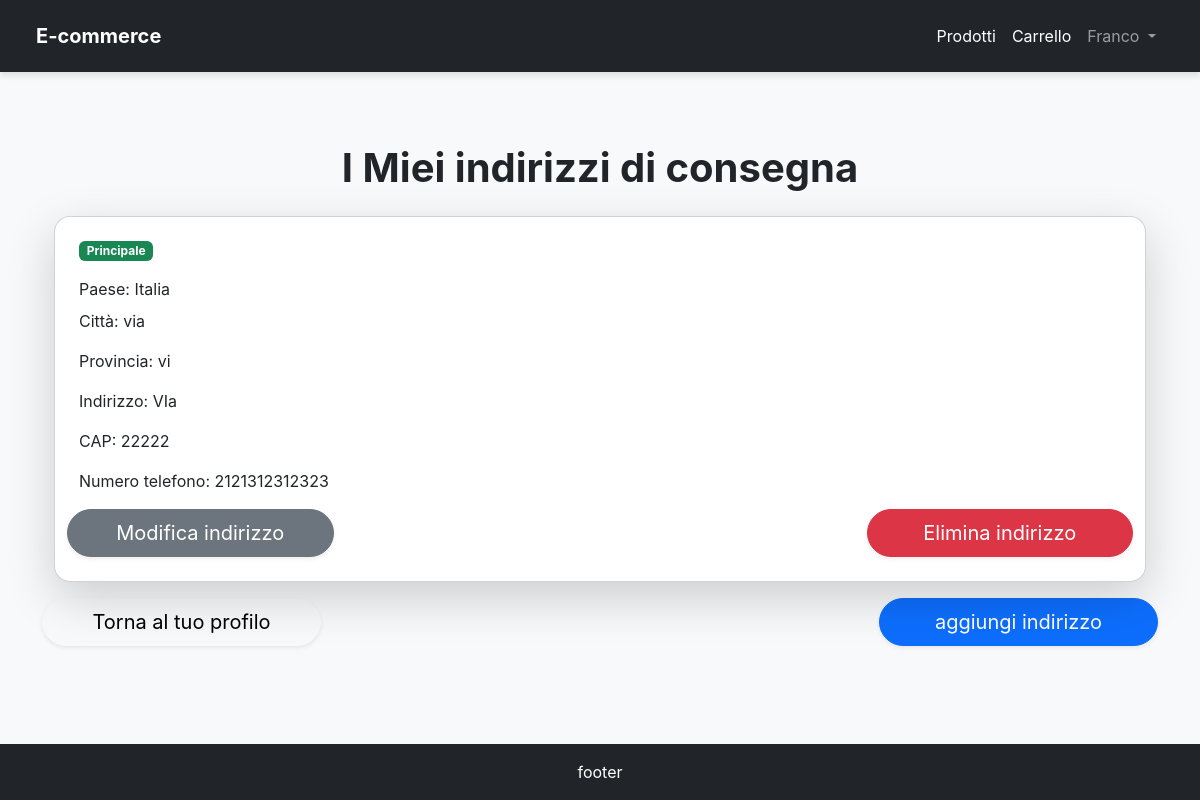
Page /addresses/ (signed in) on the earlier database version.
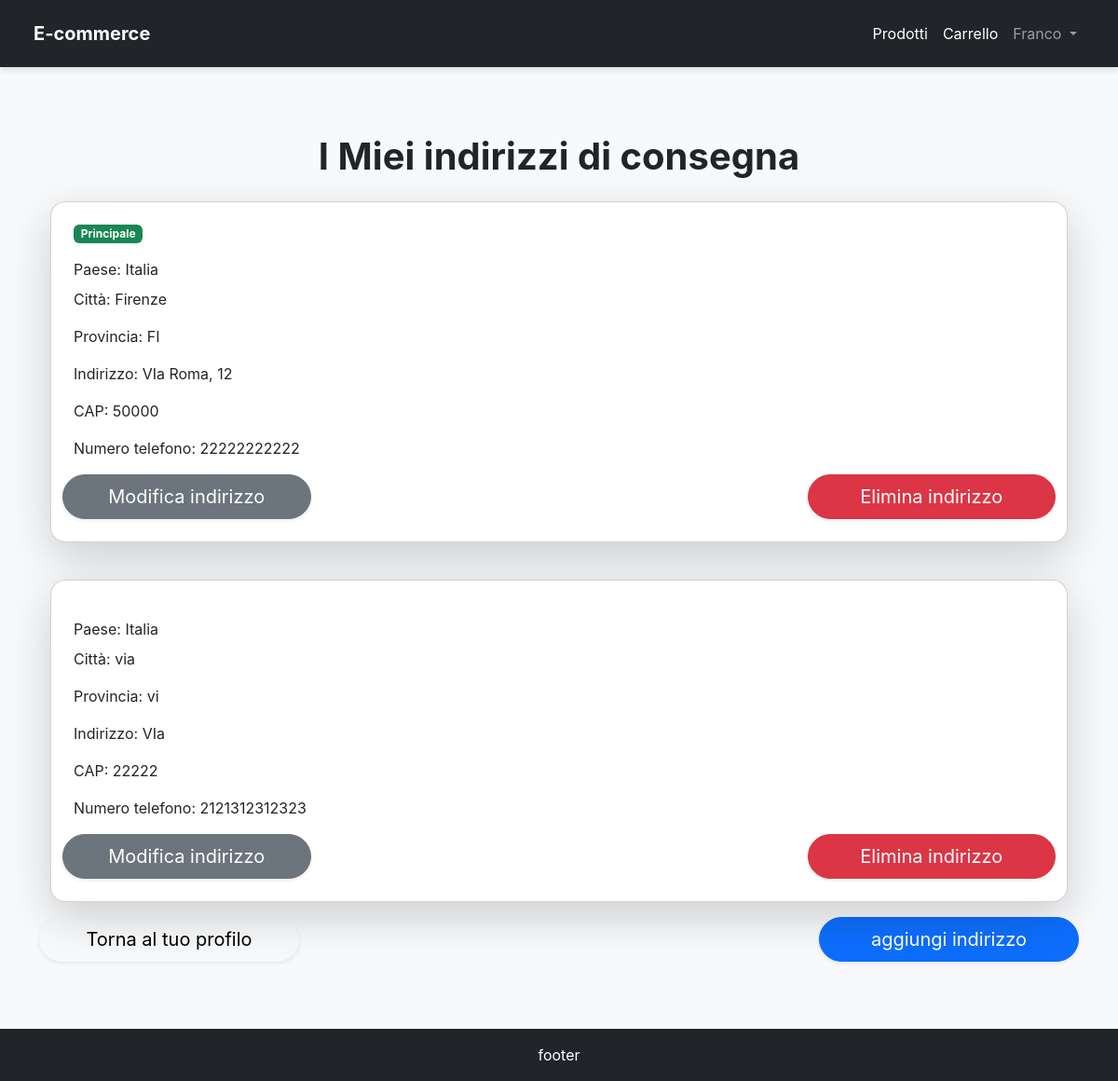
Same page on the later database version.
### addresses/models.py (models this page shows, shortened)
class Address(models.Model):
    user = models.ForeignKey(settings.AUTH_USER_MODEL, on_delete=models.CASCADE)
    address = models.CharField(max_length=255)
    city = models.CharField(max_length=100)
    state_province = models.CharField(max_length=2,
                                      validators=[
                                          RegexValidator(
                                              regex=r'^[a-z]{2}$',
                                              message='Inserire la sigla delle provincia',
                                              flags=re.IGNORECASE
                                          )
                                      ])
    postal_code = models.CharField(max_length=5,
                                   validators=[
                                       RegexValidator(
                                           regex=r'^\d{5}$',
                                           message='Inserire un CAP valido (5 cifre)'
                                       )
                                   ]
                                   )
    country = models.CharField(max_length=100, default="Italia")
    phone_number = models.CharField(max_length=15,
                                    validators=[
                                        RegexValidator(
                                            regex=r'^\d{1,'
                                                  r'15}$',
                                            message='Inserisci un numero di telefono italiano'
                                        )
                                    ]
                                    )
    is_main = models.BooleanField(default=False)
    class Meta:
        verbose_name = "Indirizzo"
        verbose_name_plural = "Indirizzi"
        ordering = ['-is_main', 'city']
        permissions = [
            ('can_select_address_in_checkout', 'Può selezionare indirizzo nel checkout'),
        ]

### addresses/views.py (the view)
# urls.py: path('', AddressListView.as_view(), name='address_list'),
class AddressListView(PermissionRequiredMixin, LoginRequiredMixin, ListView):
    model = Address
    permission_required = 'addresses.view_address'
    template_name = 'addresses/address_list.html'
    context_object_name = 'addresses'
    def get_queryset(self):
        return Address.objects.filter(user=self.request.user).order_by('-is_main', 'city')

### templates/addresses/address_list.html (shortened to what this page needs)
{% extends 'base.html' %}
{% load humanize %}
{% block content %}
<div class="container my-5">
    <h1 class="text-center fw-bold text-dark mb-4">I Miei indirizzi di consegna</h1>
    {% if addresses %}
        <div class="row row-cols-1 g-4">
            {% for address in addresses %}
            <div class="col">
                <div class="card shadow-lg rounded-card p-4 mb-3">
                    <div class="d-flex justify-content-between align-items-center mb-3">
                        {% if address.is_main %}
                            <span class="badge bg-success">Principale</span>
                        {% endif %}
                    </div>
                    <p class="card-text mb-2">Paese: {{ address.country }}</p>
                    <p class="card-text mb-3">Città: {{ address.city }}</p>
                    <p class="card-text mb-3">Provincia: {{ address.state_province }}</p>
                    <p class="card-text mb-3">Indirizzo: {{ address.address}}</p>
                    <p class="card-text mb-3">CAP: {{ address.postal_code}}</p>
                    <p class="card-text mb-3">Numero telefono: {{ address.phone_number}}</p>
                    <div class="row justify-content-between">
                        <a href="{% url 'address_edit' address.pk %}" class="btn btn-secondary btn-lg rounded-pill shadow-sm w-25">
                            Modifica indirizzo
                        </a>
                        <a href="{% url 'address_delete' address.pk %}" class="btn btn-danger btn-lg rounded-pill shadow-sm w-25">
                            Elimina indirizzo
                        </a>
                    </div>
                </div>
            </div>
            {% endfor %}
        </div>
    {% else %}
    <div class="alert alert-info text-center mt-5" role="alert">
        Nessun indirizzo associato a questo account
    </div>
    {% endif %}
    <div class="row justify-content-between">
        <a href="{% url 'dashboard' %}" class="btn btn-light btn-lg rounded-pill shadow-sm w-25">
            Torna al tuo profilo
        </a>
        <a href="{% url 'address_add' %}" class="btn btn-primary btn-lg rounded-pill shadow-sm w-25">
            aggiungi indirizzo
        </a>
    </div>
</div>
{% endblock content %}

Differences in the rows shown:
added Address: is_main "Principale", country "Italia", city "Firenze", state_province "FI", address "VIa Roma, 12", postal_code "50000", phone_number "22222222222"
changed Address "via": no longer shows "Principale"
